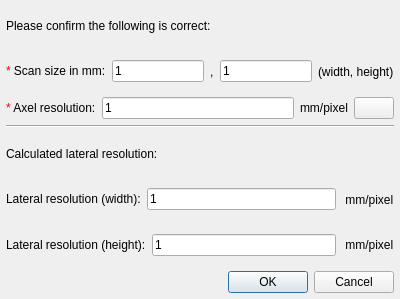
<?xml version="1.0" encoding="UTF-8"?>
<ui version="4.0">
 <class>CalculateResolutionDlg</class>
 <widget class="QDialog" name="CalculateResolutionDlg">
  <property name="geometry">
   <rect>
    <x>0</x>
    <y>0</y>
    <width>400</width>
    <height>299</height>
   </rect>
  </property>
  <property name="windowTitle">
   <string>Scan Resolution</string>
  </property>
  <layout class="QVBoxLayout" name="verticalLayout">
   <property name="leftMargin">
    <number>6</number>
   </property>
   <property name="topMargin">
    <number>6</number>
   </property>
   <property name="rightMargin">
    <number>6</number>
   </property>
   <property name="bottomMargin">
    <number>6</number>
   </property>
   <item>
    <widget class="QLabel" name="label_9">
     <property name="text">
      <string>Please confirm the following is correct:</string>
     </property>
    </widget>
   </item>
   <item>
    <layout class="QHBoxLayout" name="horizontalLayout">
     <item>
      <widget class="QLabel" name="label">
       <property name="text">
        <string>&lt;html&gt;&lt;head/&gt;&lt;body&gt;&lt;p&gt;&lt;span style=&quot; color:#ff0000;&quot;&gt;* &lt;/span&gt;Scan size in mm:&lt;/p&gt;&lt;/body&gt;&lt;/html&gt;</string>
       </property>
      </widget>
     </item>
     <item>
      <widget class="QLineEdit" name="lineEdit">
       <property name="text">
        <string>1</string>
       </property>
      </widget>
     </item>
     <item>
      <widget class="QLabel" name="label_2">
       <property name="text">
        <string>,</string>
       </property>
      </widget>
     </item>
     <item>
      <widget class="QLineEdit" name="lineEdit_2">
       <property name="text">
        <string>1</string>
       </property>
      </widget>
     </item>
     <item>
      <widget class="QLabel" name="label_3">
       <property name="text">
        <string>(width, height)</string>
       </property>
      </widget>
     </item>
    </layout>
   </item>
   <item>
    <layout class="QHBoxLayout" name="horizontalLayout_5">
     <item>
      <widget class="QLabel" name="label_8">
       <property name="text">
        <string>&lt;html&gt;&lt;head/&gt;&lt;body&gt;&lt;p&gt;&lt;span style=&quot; color:#ff0000;&quot;&gt;*&lt;/span&gt; Axel resolution:&lt;/p&gt;&lt;/body&gt;&lt;/html&gt;</string>
       </property>
      </widget>
     </item>
     <item>
      <widget class="QLineEdit" name="lineEdit_6">
       <property name="text">
        <string>1</string>
       </property>
       <property name="readOnly">
        <bool>false</bool>
       </property>
      </widget>
     </item>
     <item>
      <widget class="QLabel" name="label_10">
       <property name="text">
        <string>mm/pixel</string>
       </property>
      </widget>
     </item>
     <item>
      <widget class="QPushButton" name="pushButton_help">
       <property name="text">
        <string/>
       </property>
       <property name="icon">
        <iconset theme="help"/>
       </property>
      </widget>
     </item>
    </layout>
   </item>
   <item>
    <widget class="Line" name="line">
     <property name="orientation">
      <enum>Qt::Orientation::Horizontal</enum>
     </property>
    </widget>
   </item>
   <item>
    <widget class="QLabel" name="label_14">
     <property name="text">
      <string>Calculated lateral resolution:</string>
     </property>
    </widget>
   </item>
   <item>
    <layout class="QHBoxLayout" name="horizontalLayout_3">
     <item>
      <widget class="QLabel" name="label_7">
       <property name="text">
        <string>&lt;html&gt;&lt;head/&gt;&lt;body&gt;&lt;p&gt;Lateral resolution (width):&lt;/p&gt;&lt;/body&gt;&lt;/html&gt;</string>
       </property>
      </widget>
     </item>
     <item>
      <widget class="QLineEdit" name="lineEdit_5">
       <property name="text">
        <string>1</string>
       </property>
       <property name="readOnly">
        <bool>true</bool>
       </property>
      </widget>
     </item>
     <item>
      <widget class="QLabel" name="label_11">
       <property name="text">
        <string> mm/pixel</string>
       </property>
      </widget>
     </item>
    </layout>
   </item>
   <item>
    <layout class="QHBoxLayout" name="horizontalLayout_6">
     <item>
      <widget class="QLabel" name="label_12">
       <property name="text">
        <string>&lt;html&gt;&lt;head/&gt;&lt;body&gt;&lt;p&gt;Lateral resolution (height):&lt;/p&gt;&lt;/body&gt;&lt;/html&gt;</string>
       </property>
      </widget>
     </item>
     <item>
      <widget class="QLineEdit" name="lineEdit_8">
       <property name="text">
        <string>1</string>
       </property>
       <property name="readOnly">
        <bool>true</bool>
       </property>
      </widget>
     </item>
     <item>
      <widget class="QLabel" name="label_13">
       <property name="text">
        <string> mm/pixel</string>
       </property>
      </widget>
     </item>
    </layout>
   </item>
   <item>
    <widget class="QDialogButtonBox" name="buttonBox">
     <property name="orientation">
      <enum>Qt::Orientation::Horizontal</enum>
     </property>
     <property name="standardButtons">
      <set>QDialogButtonBox::StandardButton::Cancel|QDialogButtonBox::StandardButton::Ok</set>
     </property>
    </widget>
   </item>
  </layout>
 </widget>
 <resources/>
 <connections>
  <connection>
   <sender>buttonBox</sender>
   <signal>accepted()</signal>
   <receiver>CalculateResolutionDlg</receiver>
   <slot>accept()</slot>
   <hints>
    <hint type="sourcelabel">
     <x>248</x>
     <y>254</y>
    </hint>
    <hint type="destinationlabel">
     <x>157</x>
     <y>274</y>
    </hint>
   </hints>
  </connection>
  <connection>
   <sender>buttonBox</sender>
   <signal>rejected()</signal>
   <receiver>CalculateResolutionDlg</receiver>
   <slot>reject()</slot>
   <hints>
    <hint type="sourcelabel">
     <x>316</x>
     <y>260</y>
    </hint>
    <hint type="destinationlabel">
     <x>286</x>
     <y>274</y>
    </hint>
   </hints>
  </connection>
 </connections>
</ui>
